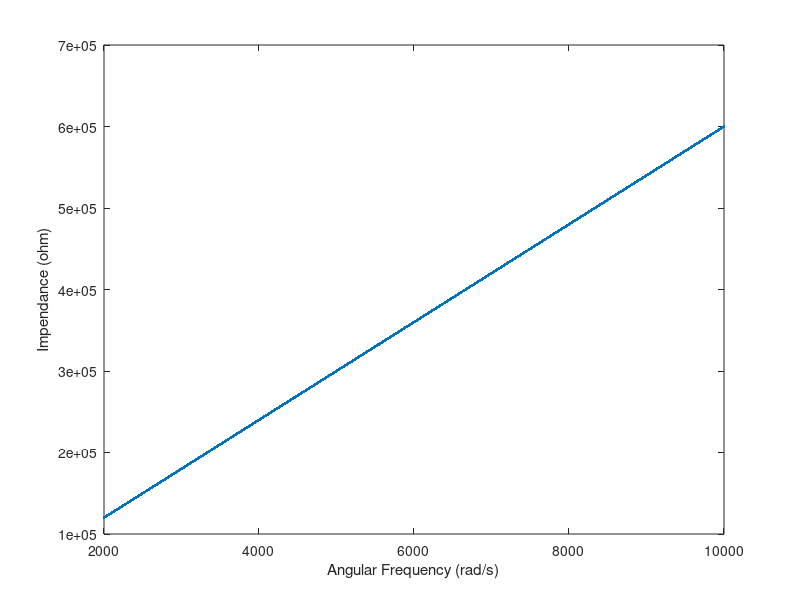

This figure's MATLAB source: (Note: this script raises an error after producing the figure.)
%Assignment 1
R = 300;
L = 60;
C = 0.5;
w = [2*(10^3):10*(10^3)];
Z = sqrt(R^2 + (w*L - (1./(w*C))).^2);
plot(w,Z,'.')
xlabel('Angular Frequency (rad/s)')
ylabel('Impendance (ohm)')

%Assignment 2
M = load('assess01.txt');
x = M(:,1);
y = M(:,2);
s = M(:,3);
[max_val min_val std_val mean_val] = assignment2(y);

%Assignment 3
[col1,col2,col3,col4] = assignment3('assess02.txt')

%Assignment 4
x = assignment4(10,@(x) x - 2*exp(-x),100,10^(-5));